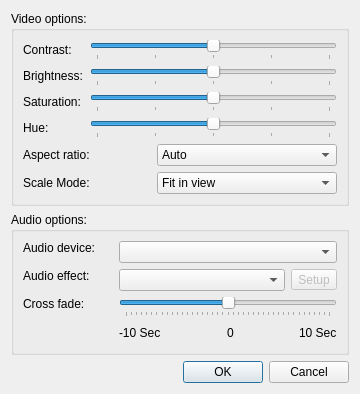
<ui version="4.0" >
 <class>settings</class>
 <widget class="QDialog" name="settings" >
  <property name="geometry" >
   <rect>
    <x>0</x>
    <y>0</y>
    <width>360</width>
    <height>362</height>
   </rect>
  </property>
  <property name="windowTitle" >
   <string>Settings</string>
  </property>
  <layout class="QVBoxLayout" name="verticalLayout_2" >
   <item>
    <widget class="QGroupBox" name="groupBox" >
     <property name="title" >
      <string>Video options:</string>
     </property>
     <property name="flat" >
      <bool>true</bool>
     </property>
     <layout class="QGridLayout" name="gridLayout" >
      <item row="0" column="0" >
       <widget class="QLabel" name="label_9" >
        <property name="text" >
         <string>Contrast:</string>
        </property>
       </widget>
      </item>
      <item row="0" column="1" colspan="2" >
       <widget class="QSlider" name="contrastSlider" >
        <property name="minimum" >
         <number>-8</number>
        </property>
        <property name="maximum" >
         <number>8</number>
        </property>
        <property name="orientation" >
         <enum>Qt::Horizontal</enum>
        </property>
        <property name="tickPosition" >
         <enum>QSlider::TicksBelow</enum>
        </property>
        <property name="tickInterval" >
         <number>4</number>
        </property>
       </widget>
      </item>
      <item row="1" column="0" >
       <widget class="QLabel" name="label_8" >
        <property name="text" >
         <string>Brightness:</string>
        </property>
       </widget>
      </item>
      <item row="1" column="1" colspan="2" >
       <widget class="QSlider" name="brightnessSlider" >
        <property name="minimum" >
         <number>-8</number>
        </property>
        <property name="maximum" >
         <number>8</number>
        </property>
        <property name="orientation" >
         <enum>Qt::Horizontal</enum>
        </property>
        <property name="tickPosition" >
         <enum>QSlider::TicksBelow</enum>
        </property>
        <property name="tickInterval" >
         <number>4</number>
        </property>
       </widget>
      </item>
      <item row="2" column="0" >
       <widget class="QLabel" name="label_7" >
        <property name="text" >
         <string>Saturation:</string>
        </property>
       </widget>
      </item>
      <item row="2" column="1" colspan="2" >
       <widget class="QSlider" name="saturationSlider" >
        <property name="minimum" >
         <number>-8</number>
        </property>
        <property name="maximum" >
         <number>8</number>
        </property>
        <property name="orientation" >
         <enum>Qt::Horizontal</enum>
        </property>
        <property name="tickPosition" >
         <enum>QSlider::TicksBelow</enum>
        </property>
        <property name="tickInterval" >
         <number>4</number>
        </property>
       </widget>
      </item>
      <item row="3" column="0" >
       <widget class="QLabel" name="label_2" >
        <property name="text" >
         <string>Hue:</string>
        </property>
       </widget>
      </item>
      <item row="3" column="1" colspan="2" >
       <widget class="QSlider" name="hueSlider" >
        <property name="minimum" >
         <number>-8</number>
        </property>
        <property name="maximum" >
         <number>8</number>
        </property>
        <property name="orientation" >
         <enum>Qt::Horizontal</enum>
        </property>
        <property name="tickPosition" >
         <enum>QSlider::TicksBelow</enum>
        </property>
        <property name="tickInterval" >
         <number>4</number>
        </property>
       </widget>
      </item>
      <item row="4" column="0" colspan="2" >
       <widget class="QLabel" name="label_10" >
        <property name="text" >
         <string>Aspect ratio:</string>
        </property>
       </widget>
      </item>
      <item row="4" column="2" >
       <widget class="QComboBox" name="aspectCombo" >
        <property name="minimumSize" >
         <size>
          <width>180</width>
          <height>0</height>
         </size>
        </property>
        <item>
         <property name="text" >
          <string>Auto</string>
         </property>
        </item>
        <item>
         <property name="text" >
          <string>Stretch</string>
         </property>
        </item>
        <item>
         <property name="text" >
          <string>4/3</string>
         </property>
        </item>
        <item>
         <property name="text" >
          <string>16/9</string>
         </property>
        </item>
       </widget>
      </item>
      <item row="5" column="0" colspan="2" >
       <widget class="QLabel" name="label_11" >
        <property name="text" >
         <string>Scale Mode:</string>
        </property>
       </widget>
      </item>
      <item row="5" column="2" >
       <widget class="QComboBox" name="scalemodeCombo" >
        <property name="minimumSize" >
         <size>
          <width>180</width>
          <height>0</height>
         </size>
        </property>
        <item>
         <property name="text" >
          <string>Fit in view</string>
         </property>
        </item>
        <item>
         <property name="text" >
          <string>Scale and crop</string>
         </property>
        </item>
       </widget>
      </item>
     </layout>
    </widget>
   </item>
   <item>
    <widget class="QGroupBox" name="groupBox_2" >
     <property name="title" >
      <string>Audio options:</string>
     </property>
     <property name="flat" >
      <bool>true</bool>
     </property>
     <layout class="QVBoxLayout" name="verticalLayout" >
      <item>
       <layout class="QHBoxLayout" >
        <item>
         <widget class="QLabel" name="label" >
          <property name="sizePolicy" >
           <sizepolicy vsizetype="Preferred" hsizetype="Maximum" >
            <horstretch>0</horstretch>
            <verstretch>0</verstretch>
           </sizepolicy>
          </property>
          <property name="minimumSize" >
           <size>
            <width>90</width>
            <height>0</height>
           </size>
          </property>
          <property name="text" >
           <string>Audio device:</string>
          </property>
          <property name="alignment" >
           <set>Qt::AlignLeading|Qt::AlignLeft|Qt::AlignTop</set>
          </property>
         </widget>
        </item>
        <item>
         <widget class="QComboBox" name="deviceCombo" >
          <property name="sizePolicy" >
           <sizepolicy vsizetype="Fixed" hsizetype="Minimum" >
            <horstretch>0</horstretch>
            <verstretch>0</verstretch>
           </sizepolicy>
          </property>
         </widget>
        </item>
       </layout>
      </item>
      <item>
       <layout class="QHBoxLayout" name="horizontalLayout" >
        <item>
         <widget class="QLabel" name="label_6" >
          <property name="sizePolicy" >
           <sizepolicy vsizetype="Preferred" hsizetype="Maximum" >
            <horstretch>0</horstretch>
            <verstretch>0</verstretch>
           </sizepolicy>
          </property>
          <property name="minimumSize" >
           <size>
            <width>90</width>
            <height>0</height>
           </size>
          </property>
          <property name="text" >
           <string>Audio effect:</string>
          </property>
          <property name="alignment" >
           <set>Qt::AlignLeading|Qt::AlignLeft|Qt::AlignTop</set>
          </property>
         </widget>
        </item>
        <item>
         <widget class="QComboBox" name="audioEffectsCombo" >
          <property name="sizePolicy" >
           <sizepolicy vsizetype="Maximum" hsizetype="Minimum" >
            <horstretch>0</horstretch>
            <verstretch>0</verstretch>
           </sizepolicy>
          </property>
         </widget>
        </item>
        <item>
         <widget class="QToolButton" name="effectButton" >
          <property name="enabled" >
           <bool>false</bool>
          </property>
          <property name="text" >
           <string>Setup</string>
          </property>
         </widget>
        </item>
       </layout>
      </item>
      <item>
       <layout class="QHBoxLayout" >
        <item>
         <widget class="QLabel" name="crossFadeLabel" >
          <property name="sizePolicy" >
           <sizepolicy vsizetype="Preferred" hsizetype="Maximum" >
            <horstretch>0</horstretch>
            <verstretch>0</verstretch>
           </sizepolicy>
          </property>
          <property name="minimumSize" >
           <size>
            <width>90</width>
            <height>0</height>
           </size>
          </property>
          <property name="text" >
           <string>Cross fade:</string>
          </property>
          <property name="alignment" >
           <set>Qt::AlignLeading|Qt::AlignLeft|Qt::AlignTop</set>
          </property>
         </widget>
        </item>
        <item>
         <layout class="QVBoxLayout" >
          <item>
           <widget class="QSlider" name="crossFadeSlider" >
            <property name="sizePolicy" >
             <sizepolicy vsizetype="Fixed" hsizetype="Minimum" >
              <horstretch>0</horstretch>
              <verstretch>0</verstretch>
             </sizepolicy>
            </property>
            <property name="minimum" >
             <number>-20</number>
            </property>
            <property name="maximum" >
             <number>20</number>
            </property>
            <property name="singleStep" >
             <number>1</number>
            </property>
            <property name="pageStep" >
             <number>2</number>
            </property>
            <property name="value" >
             <number>0</number>
            </property>
            <property name="orientation" >
             <enum>Qt::Horizontal</enum>
            </property>
            <property name="tickPosition" >
             <enum>QSlider::TicksBelow</enum>
            </property>
           </widget>
          </item>
          <item>
           <layout class="QHBoxLayout" >
            <item>
             <widget class="QLabel" name="crossFadeLabel1" >
              <property name="font" >
               <font>
                <pointsize>9</pointsize>
               </font>
              </property>
              <property name="text" >
               <string>-10 Sec</string>
              </property>
             </widget>
            </item>
            <item>
             <spacer>
              <property name="orientation" >
               <enum>Qt::Horizontal</enum>
              </property>
              <property name="sizeHint" stdset="0" >
               <size>
                <width>40</width>
                <height>20</height>
               </size>
              </property>
             </spacer>
            </item>
            <item>
             <widget class="QLabel" name="crossFadeLabel2" >
              <property name="font" >
               <font>
                <pointsize>9</pointsize>
               </font>
              </property>
              <property name="text" >
               <string>0</string>
              </property>
             </widget>
            </item>
            <item>
             <spacer>
              <property name="orientation" >
               <enum>Qt::Horizontal</enum>
              </property>
              <property name="sizeHint" stdset="0" >
               <size>
                <width>40</width>
                <height>20</height>
               </size>
              </property>
             </spacer>
            </item>
            <item>
             <widget class="QLabel" name="crossFadeLabel3" >
              <property name="font" >
               <font>
                <pointsize>9</pointsize>
               </font>
              </property>
              <property name="text" >
               <string>10 Sec</string>
              </property>
             </widget>
            </item>
           </layout>
          </item>
         </layout>
        </item>
       </layout>
      </item>
     </layout>
    </widget>
   </item>
   <item>
    <widget class="QDialogButtonBox" name="buttonBox" >
     <property name="orientation" >
      <enum>Qt::Horizontal</enum>
     </property>
     <property name="standardButtons" >
      <set>QDialogButtonBox::Cancel|QDialogButtonBox::Ok</set>
     </property>
    </widget>
   </item>
  </layout>
 </widget>
 <resources/>
 <connections>
  <connection>
   <sender>buttonBox</sender>
   <signal>accepted()</signal>
   <receiver>settings</receiver>
   <slot>accept()</slot>
   <hints>
    <hint type="sourcelabel" >
     <x>248</x>
     <y>254</y>
    </hint>
    <hint type="destinationlabel" >
     <x>157</x>
     <y>274</y>
    </hint>
   </hints>
  </connection>
  <connection>
   <sender>buttonBox</sender>
   <signal>rejected()</signal>
   <receiver>settings</receiver>
   <slot>reject()</slot>
   <hints>
    <hint type="sourcelabel" >
     <x>316</x>
     <y>260</y>
    </hint>
    <hint type="destinationlabel" >
     <x>286</x>
     <y>274</y>
    </hint>
   </hints>
  </connection>
 </connections>
</ui>
